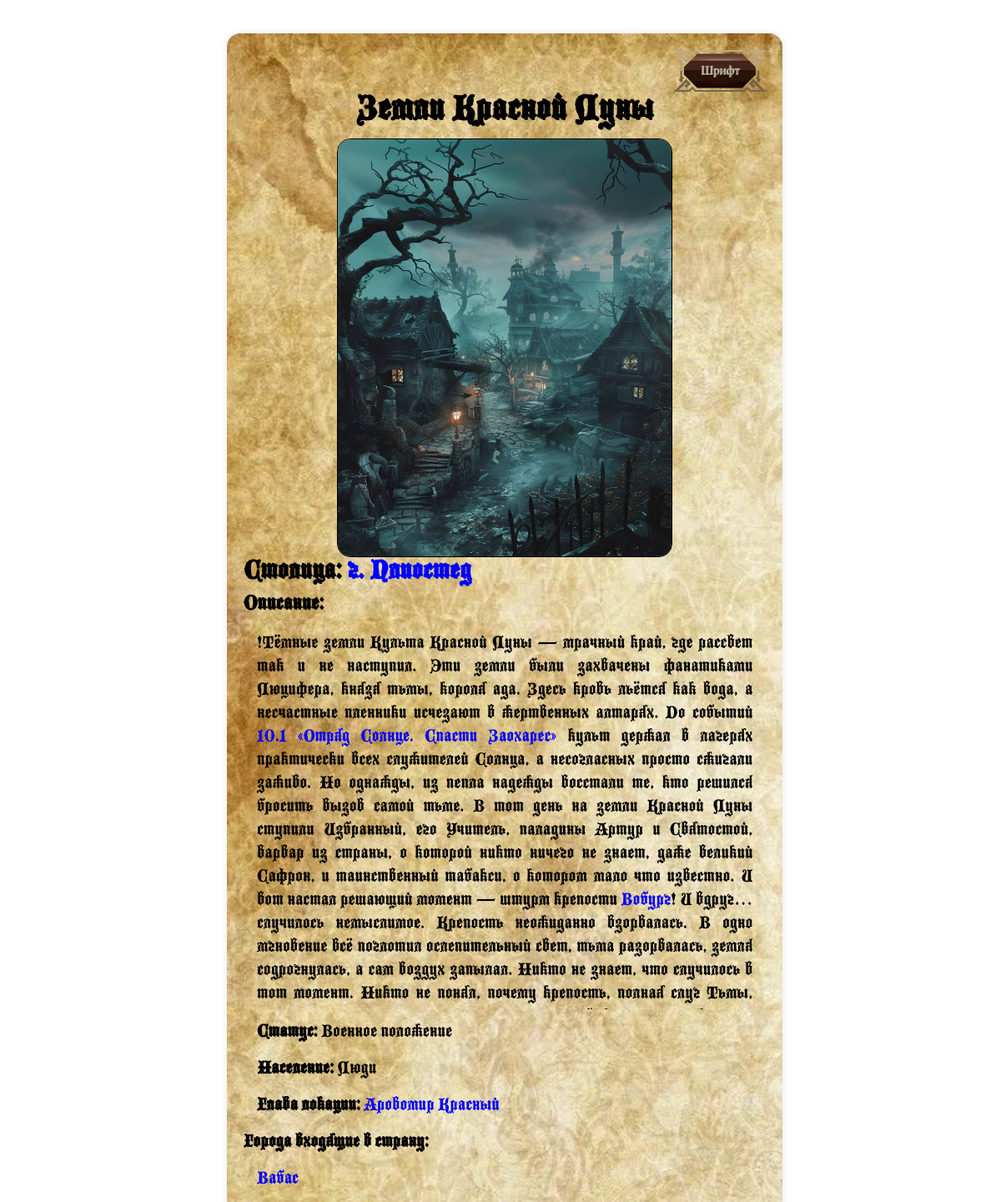
/location_info/country/lands_of_the_red_moon/ (signed in, upper part), run on an earlier commit of the app's database.
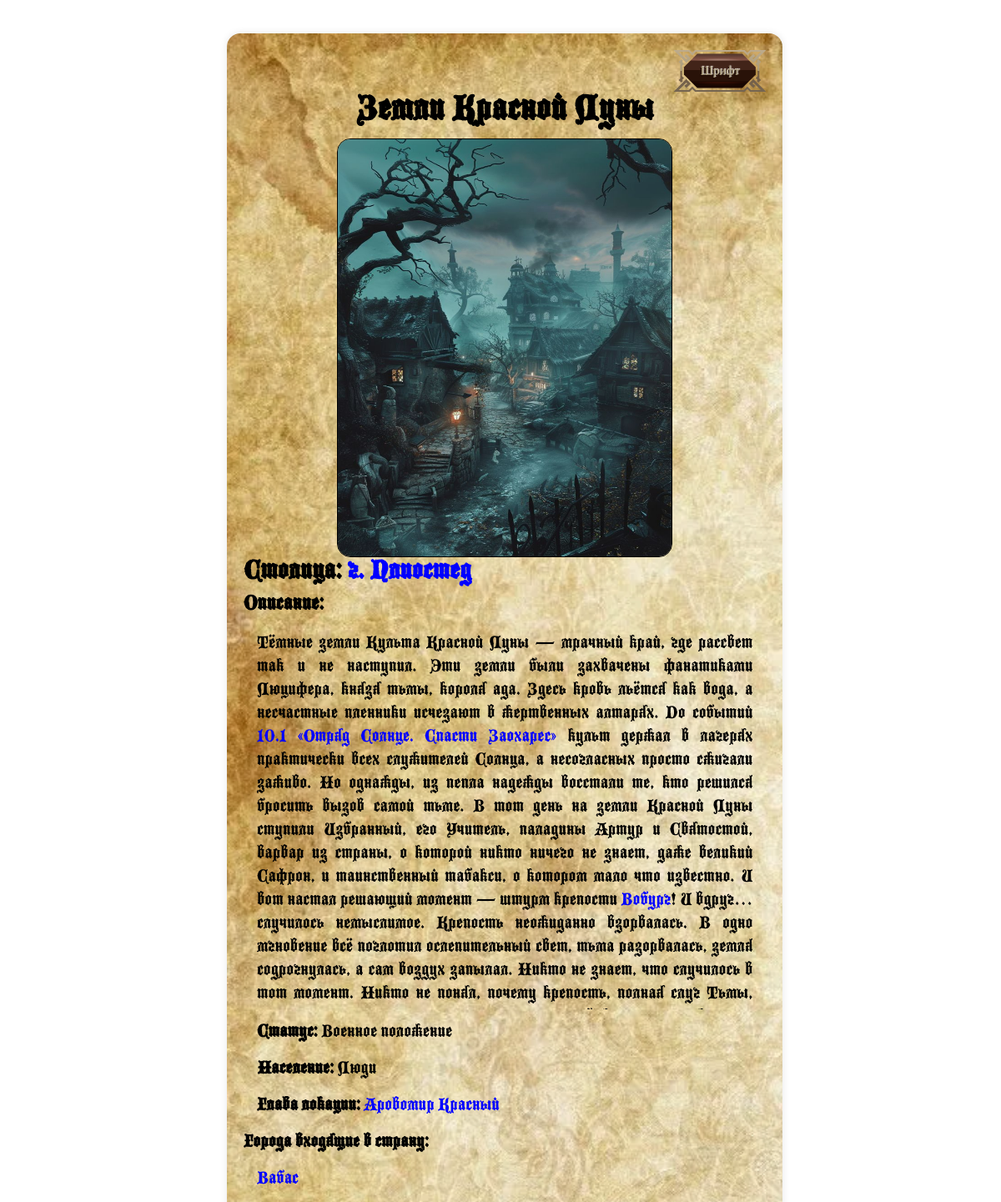
And on a later commit of the database.
### map/models.py (models this page shows, shortened)
class Location(models.Model):
    race = {'NO':'Нет',
            'Unknown':'Неизвестна',
            'Humans':"Люди",
            'S_elfs':"Высшие эльфы",
            'Gnoms':'Гномы',
            'Dwarfs':'Дварфы',
            'Half_height':'Полурослки',
            'Demons':'Демоны',
            'Drou':"Дроу",
            'Goblins':"Гоблины",
            'Vampires':'Вампиры',
            'Giffs':'Гифы',
            'Forers_Elfs':'Лесные эльфы'}
    statuses ={
        "Unknown": "Неизвестен",
        "Martial_law": "Военное положение",
        "Captured": "Захвачен",
        "Resistance": "Сопротивление",
        "Neutral": "Нейтральный",
        "Destroyed": "Уничтожен",
        "Capital": "Столица",
        "Liberal": "Либеральный",
        "Conservative": "Консервативный",
        "Racist": "Расистский"
    }
    image = models.ImageField(upload_to='location_picks/',null=True,blank=True)
    name = models.CharField(max_length=60)
    small_description = models.TextField(blank=True,null=True,verbose_name='Маленькое описание для карточки Без гиперссылок')
    description = models.TextField()
    slug = models.SlugField(max_length=60,unique=True)
    status = models.CharField(max_length=50,null=True,choices=statuses,blank=True)
    population = models.CharField(max_length=50,null=True,choices=race,blank=True)
    npcs = models.ManyToManyField("map.NPC", verbose_name="Ключевые NPC",blank=True)
    what_adventures = models.ManyToManyField("map.Dnd_adventure", verbose_name="В каких приключениях принимал участие",blank=True)
    class Meta:
        ordering = ["name"]
        verbose_name = "Абстрактная модель(не трогай)"
        verbose_name_plural = "Абстрактная модель(не трогай)"

### map/views.py (the view)
# urls.py: path('location_info/country/<slug:country_slug>/',about_Country,name='country_page'),
@login_required
def about_Country(request,country_slug):
    hero = Hero_m.objects.get(username=request.user.username)
    country = Country.objects.get(slug=country_slug)
    context = {'location': country}
    if not request.user.is_superuser:
        was_here_or_not = hero.what_visits.filter(city__slug=country_slug)
        if not was_here_or_not.exists():
            return render(request,'map/zaglushka.html')
        return render(request,'map/about_location.html',context=context)
    else:
       return render(request,'map/about_location.html',context=context)

### map/models.py (called while the page is built)
    def __str__(self):
        return self.name

### map/templates/map/about_location.html (shortened to what this page needs)
{% extends "map/base.html" %}
{% block mainsector %}
    {% if location.capital %}
        <h1>{{ location.name }}</h1>
    {% elif location.is_city == True  %}
        <h1>{{ location.name }}</h1>
    {% else %}
        <h1>{{ location.name }}</h1>
    {% endif %}
    <div style="display: flex;justify-content: center;"><img src="{% if location.image %} {{ location.image.url }} {% endif %}" alt="Сафрон пытается добыть изображения,скоро они будут доступны" style="width: 400px; height: 500px;border: 1px solid;border-radius: 1rem;text-align: center;"></div>
    {% if location.capital %}
    <h2> Столица:
        <a href="{% url 'city_page' location.capital.slug %}">г. {{ location.capital.name }} </a>
    </h2>
    {% endif %}
    <h3>Описание:</h3>
    <div class="description">{{ location.description|safe }}</div>
    <div class="description"><b>Статус:</b> {{ location.get_status_display }}</div>
    <div class="description"><b>Население:</b> {{ location.get_population_display }}</div>
    {% if location.glava %}
    <div class="description" id='Глава локации'><b>Глава локации: </b><a href="{% url "npc_page" location.glava.slug %}">{{ location.glava }}</a></div>
    {% endif %}
    {% if location.cities.all.exists %}
        <p><b>Города входящие в страну:</b> {{ location.city_exists }}</p>
        {% for city in location.cities.all %}
        <div class="description">
            <a href="{% url 'city_page' city.slug  %}">{{ city.name }}</a>
        </div>
        {% endfor %}
    {% endif %}
{% endblock mainsector %}

What changed in the data, as far as the page shows it:
changed Location "Земли Красной Луны": description "!Тёмные земли Культа Красной Луны…" → "Тёмные земли Культа Красной Луны…"
